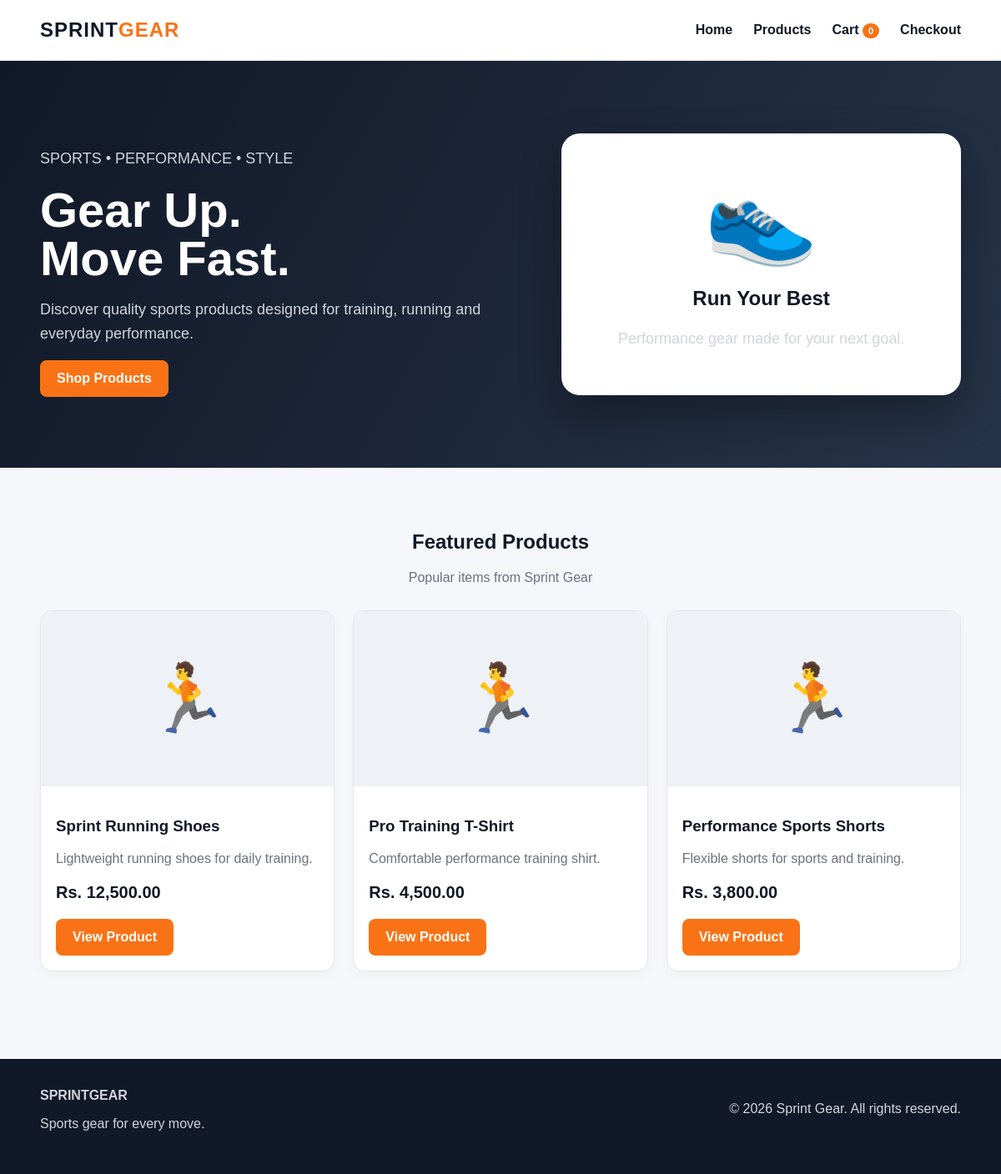
The page / on the database its author committed.
### tables this page shows
CREATE TABLE Product (
    Product_ID INT AUTO_INCREMENT PRIMARY KEY,
    Category_ID INT NOT NULL,
    Product_Name VARCHAR(150) NOT NULL,
    Price DECIMAL(10,2) NOT NULL,
    Description TEXT,
    Status VARCHAR(30),

    FOREIGN KEY (Category_ID)
        REFERENCES Category(Category_ID)
        ON DELETE RESTRICT
        ON UPDATE CASCADE
);

### index.php (the view, shortened to what this page needs)
<?php
require "config/database.php";
include "includes/header.php";
$products = $pdo->query("SELECT Product_ID, Product_Name, Price, Description FROM Product WHERE Status IS NULL OR Status='Active' LIMIT 6")->fetchAll();
?>
<section class="hero">
  <div class="container hero-grid">
    <div>
      <p>SPORTS • PERFORMANCE • STYLE</p>
      <h1>Gear Up.<br>Move Fast.</h1>
      <p>Discover quality sports products designed for training, running and everyday performance.</p>
      <a class="btn" href="products.php">Shop Products</a>
    </div>
    <div class="hero-card"><div class="shoe">👟</div><h2>Run Your Best</h2><p>Performance gear made for your next goal.</p></div>
  </div>
</section>
<section class="section">
  <div class="container">
    <div class="section-title"><h2>Featured Products</h2><p class="muted">Popular items from Sprint Gear</p></div>
    <div class="grid">
      <?php foreach($products as $p): ?>
      <article class="card">
        <div class="card-img">🏃</div>
        <div class="card-body">
          <h3><?= htmlspecialchars($p['Product_Name']) ?></h3>
          <p class="muted"><?= htmlspecialchars($p['Description'] ?? '') ?></p>
          <p class="price">Rs. <?= number_format($p['Price'],2) ?></p>
          <a class="btn" href="product-details.php?id=<?= $p['Product_ID'] ?>">View Product</a>
        </div>
      </article>
      <?php endforeach; ?>
    </div>
  </div>
</section>
<?php include "includes/footer.php"; ?>

### header.php (shortened to what this page needs)
<?php
$cartCount = 0;
?>
<!DOCTYPE html>
<html lang="en">
<head>
<link rel="stylesheet" href="css/style.css">
</head>
<body>
<header class="header">
  <div class="container nav">
    <a class="logo" href="index.php">SPRINT<span>GEAR</span></a>
    <nav>
      <a href="index.php">Home</a>
      <a href="products.php">Products</a>
      <a href="cart.php">Cart <b class="cart-badge"><?= $cartCount ?></b></a>
      <a href="checkout.php">Checkout</a>
    </nav>
  </div>
</header>
<main>

### footer.php
</main>
<footer class="footer">
  <div class="container">
    <div><strong>SPRINTGEAR</strong><p>Sports gear for every move.</p></div>
    <div><p>© <?= date('Y') ?> Sprint Gear. All rights reserved.</p></div>
  </div>
</footer>
</body>
</html>

### style.css (style rules this page uses)
:root { --dark:#111827; --accent:#f97316; --light:#f5f7fa; --muted:#6b7280; --white:#fff; --border:#e5e7eb; --green:#16a34a; }
* { box-sizing:border-box }
body { margin:0;font-family:Arial,Helvetica,sans-serif;color:var(--dark);background:var(--light) }
a { text-decoration:none;color:inherit }
.container { width:min(1120px,92%);margin:auto }
.header { background:#fff;border-bottom:1px solid var(--border);position:sticky;top:0;z-index:10 }
.nav { height:72px;display:flex;align-items:center;justify-content:space-between }
.logo { font-size:24px;font-weight:900;letter-spacing:1px }
.logo span { color:var(--accent) }
nav { display:flex;gap:25px;font-weight:600 }
.cart-badge { background:var(--accent);color:white;border-radius:20px;padding:3px 7px;font-size:11px }
.hero { padding:85px 0;background:linear-gradient(120deg,#111827,#263449);color:white }
.hero-grid { display:grid;grid-template-columns:1.1fr .9fr;gap:40px;align-items:center }
.hero h1 { font-size:58px;line-height:1;margin:0 0 18px }
.hero p { font-size:18px;color:#d1d5db;line-height:1.6 }
.btn { display:inline-block;border:0;border-radius:8px;padding:13px 20px;font-weight:700;cursor:pointer;background:var(--accent);color:white }
.hero-card { background:#fff;color:var(--dark);padding:35px;border-radius:22px;text-align:center;box-shadow:0 20px 50px #0005 }
.hero-card .shoe { font-size:110px }
.section { padding:55px 0 }
.section-title { text-align:center;margin-bottom:30px }
.grid { display:grid;grid-template-columns:repeat(3,1fr);gap:22px }
.card { background:#fff;border:1px solid var(--border);border-radius:14px;overflow:hidden;box-shadow:0 4px 14px #00000008 }
.card-img { height:210px;background:#eef1f5;display:flex;align-items:center;justify-content:center;font-size:80px }
.card-body { padding:18px }
.price { font-weight:800;font-size:20px }
.muted { color:var(--muted) }
.footer { background:#111827;color:#d1d5db;padding:35px 0;margin-top:50px }
.footer .container { display:flex;justify-content:space-between }

### rows shown on the page
product: Product_Name "Sprint Running Shoes", Description "Lightweight running shoes for daily training.", Price "12,500.00"
product: Product_Name "Pro Training T-Shirt", Description "Comfortable performance training shirt.", Price "4,500.00"
product: Product_Name "Performance Sports Shorts", Description "Flexible shorts for sports and training.", Price "3,800.00"

### other values the page prints
$cartCount "0"
